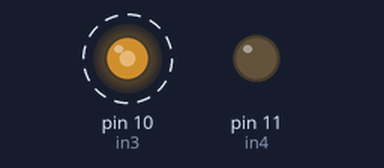
This sketch was run on a simulated Arduino Uno, built with avr-gcc and run on an emulated ATmega328P. Shown: output pins drawn as LEDs (lit = HIGH). Dashed ring = blinking.

Above: at 0.05 s.
At 2.95 s:
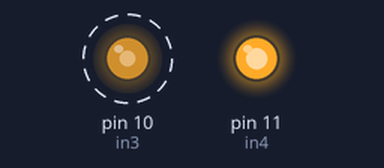
Timing chart, 0 to 5.2 s (numbered marks = the images above):
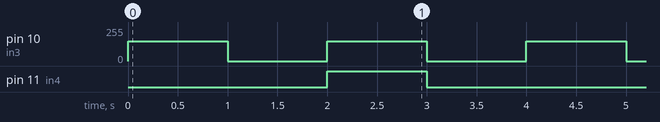

Measured:
- by itself, pin 10 (in3): alternates 150/255 for 1.0 s and 0/255 for 1.0 s
- by itself, pin 11 (in4): alternates HIGH for 1.0 s and LOW for 3.0 s

The sketch:

DC___.ino
```cpp
#define in3 10
#define in4 11
#define speedPin 10

void setup() {
  pinMode(in3,OUTPUT);
  pinMode(in4,OUTPUT);
  pinMode(speedPin,OUTPUT);
}

void loop() {
  digitalWrite(in3,HIGH);
  digitalWrite(in4,LOW);
  analogWrite(speedPin,150);
  delay(1000);
  digitalWrite(in3,LOW);
  digitalWrite(in4,LOW);
  delay(1000);
  digitalWrite(in3,LOW);
  digitalWrite(in4,HIGH);
  analogWrite(speedPin,150);
  delay(1000);
  digitalWrite(in3,LOW);
  digitalWrite(in4,LOW);
  delay(1000);

}
```
